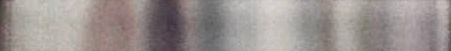
#> input picture extract_sample.png, 451 x 51 px
$ jupyter execute 'Line Plot.ipynb'   (shell and % lines are left out)
#> lines starting #> are read from the running program, lines starting #| are printed output that depends on the picture
[cell 1]
import cv2
import numpy as np
import pandas as pd
from matplotlib import pyplot as plt

[cell 2]
# Open images and convert to RGB and Gray scale
img     = cv2.imread('extract_sample.png')
#> img is the input picture: shape (51, 451, 3); mean B, G, R 144.7, 146.8, 154.9
gray    = cv2.cvtColor(img, cv2.COLOR_BGR2GRAY)
colored = cv2.cvtColor(img, cv2.COLOR_BGR2RGB)

[cell 3]
# Get the shape of the data
height = img.shape[0]
#> height = 51
width  = img.shape[1]
#> width = 451

# Display the RGB image
plt.imshow(colored)
plt.show()

[cell 4]
# Get the color line plot for each channel
results = []

for w in range(width):

    # Get the pixel information per vertical line slice of the image
    line_bgr  = [img[h,w,:] for h in range(height)]
    line_gray = [gray[h,w]  for h in range(height) ]

    image_t   = np.array(line_bgr).T

    # Get the mean color for the vertical line profile of the image
    gray_mean = np.mean(line_gray)
    b_mean    = image_t[0].mean()
    g_mean    = image_t[1].mean()
    r_mean    = image_t[2].mean()

    # Append the results to a list of dictionary
    results.append({'pixel':w, 'blue':b_mean, 'green':g_mean, 'red':r_mean, 'gray':gray_mean})
#> this loop made 451 passes
#> (gray_mean, b_mean, g_mean, r_mean) on passes 1 to 3: (75.51, 69.84, 72.67, 83.29), (81.57, 75.76, 78.16, 90.45), (87.31, 81.47, 83.82, 96.37)
#> after the loop, results = 451 items

[cell 5]
# Convert the dictinary to a Dataframe for
# easy/convenient manipulation and plotting of the data
df = pd.DataFrame(results)
#> df = table of 451 rows and 5 columns
df.set_index(['pixel'])
df[['pixel','red','green','blue','gray']].head(5)
#> Out = table of 5 rows and 5 columns

[cell 6]
# Plot the line profile of the image
# Optional
import seaborn as sns

df['blue'].plot(color='b',linewidth=1.1)
df['green'].plot(color='g',linewidth=1.1)
df['red'].plot(color='r',linewidth=1.1)
df['gray'].plot(color='black',linewidth=1.1)

# Plot the image along the line profile

axes = plt.gca()
axes.set_ylim([0,270])
plt.title('Color Line Plot')
plt.ylabel('Pixel Values',  fontsize=12)
plt.xlabel('Line Width in Pixels',  fontsize=12)
#plt.imshow(colored,origin='lower',alpha=0.7)
plt.savefig('line.png', bbox_inches='tight',dpi = (300))
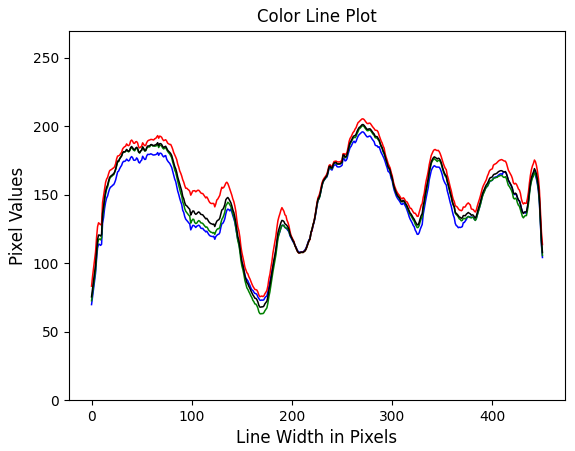
#> figure drawn by matplotlib, 1 panel; curve peaks at x = 270, y = 196; curve peaks at x = 271, y = 200.5; curve peaks at x = 270, y = 205.5
